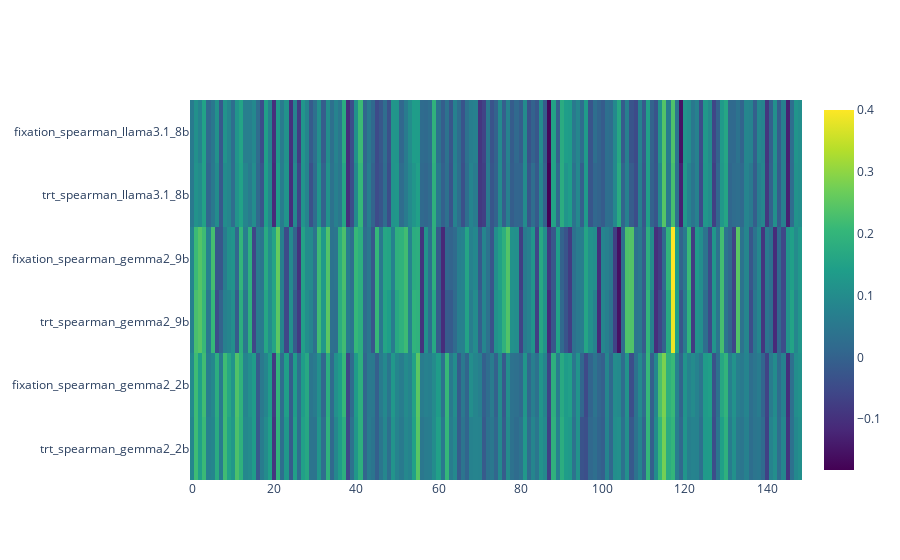

Notebook source saved alongside this figure:
### Code cell
participants_data = [gemma22B_participant_level['entry_correlation_trt_spearman'], 
                     gemma22B_participant_level['entry_correlation_fixation_spearman'],
                     gemma29B_participant_level['entry_correlation_trt_spearman'], 
                     gemma29B_participant_level['entry_correlation_fixation_spearman'],
                     llama318B_participant_level['entry_correlation_trt_spearman'], 
                     llama318B_participant_level['entry_correlation_fixation_spearman'],]
                    

x = list(range(len(gemma22B_participant_level['entry_correlation_fixation_spearman'])))
y = ['trt_spearman_gemma2_2b', 
     'fixation_spearman_gemma2_2b',
     'trt_spearman_gemma2_9b', 
     'fixation_spearman_gemma2_9b',
     'trt_spearman_llama3.1_8b', 
     'fixation_spearman_llama3.1_8b',]

heat_map(participants_data, x, y, '')

### Figure 1 — Plotly figure (JSON) as saved in the notebook; plotly's stock layout.template omitted (floating-point values rounded to 4 significant figures; data arrays with more than 128 entries replaced by an {"elided": "..."} marker saying what was removed)
{"data": [{"colorscale": [[0, "#440154"], [0.1111, "#482878"], [0.2222, "#3e4989"], [0.3333, "#31688e"], [0.4444, "#26828e"], [0.5556, "#1f9e89"], [0.6667, "#35b779"], [0.7778, "#6ece58"], [0.8889, "#b5de2b"], [1, "#fde725"]], "type": "heatmap", "x": {"elided": "149 int values"}, "y": ["trt_spearman_gemma2_2b", "fixation_spearman_gemma2_2b", "trt_spearman_gemma2_9b", "fixation_spearman_gemma2_9b", "trt_spearman_llama3.1_8b", "fixation_spearman_llama3.1_8b"], "z": {"elided": "6x149 float values"}}], "layout": {}}
